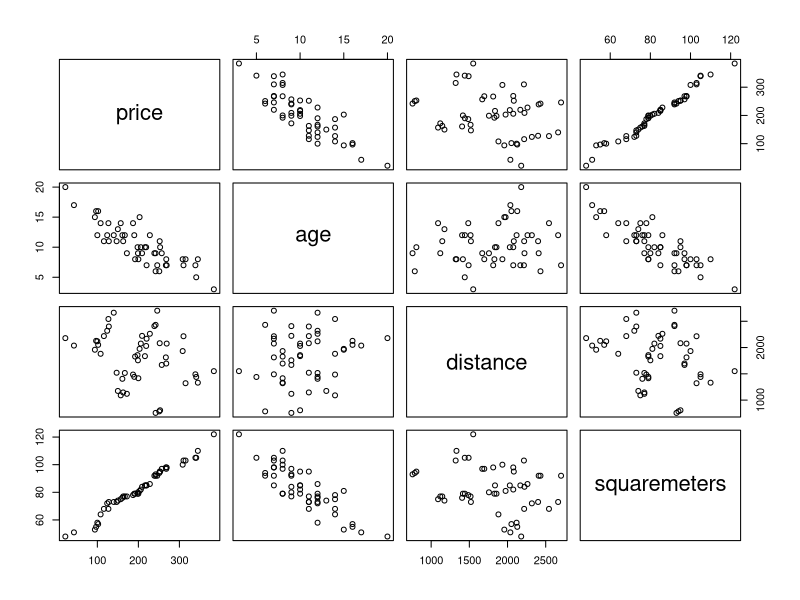
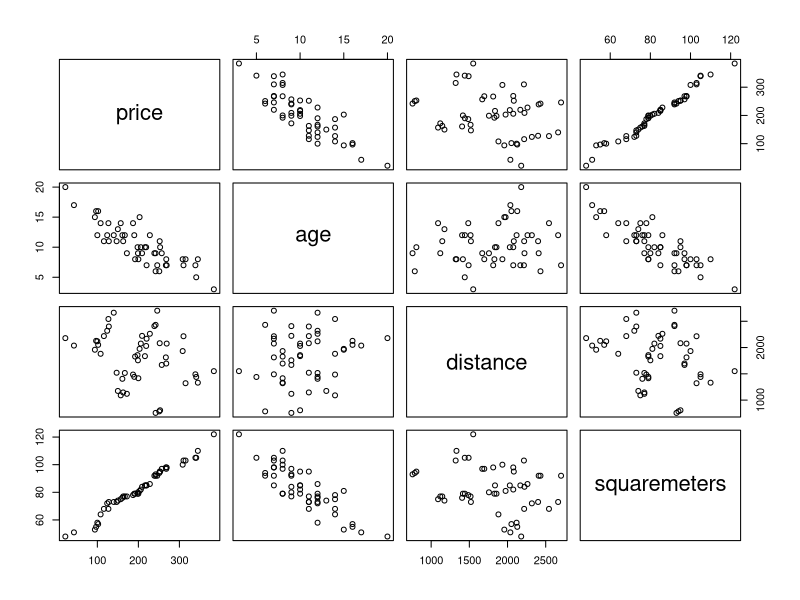
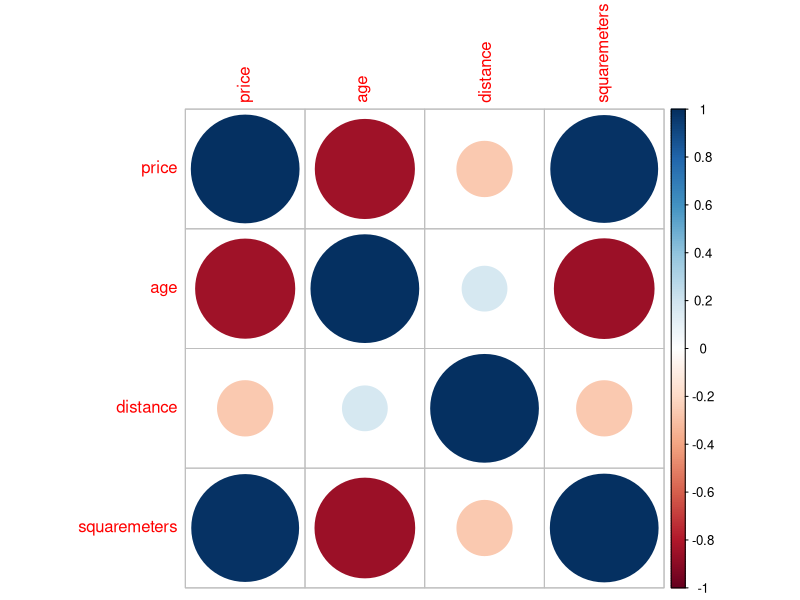
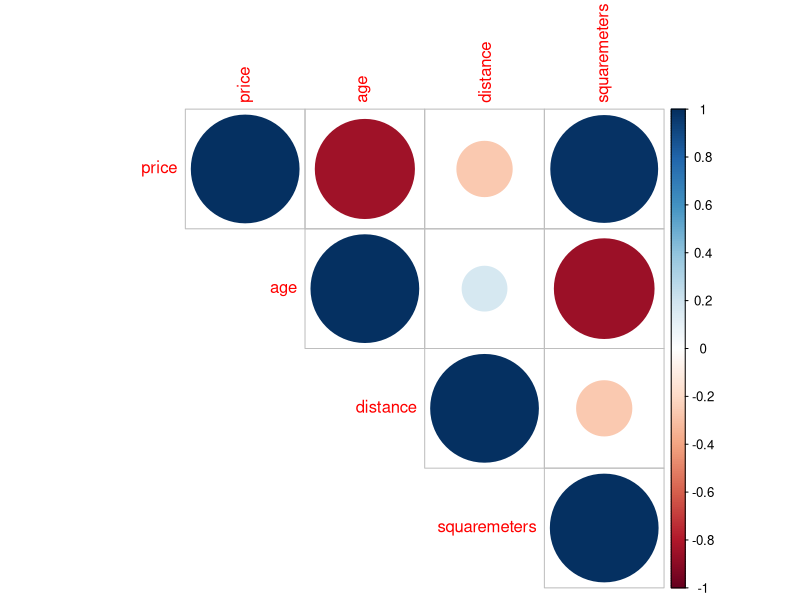
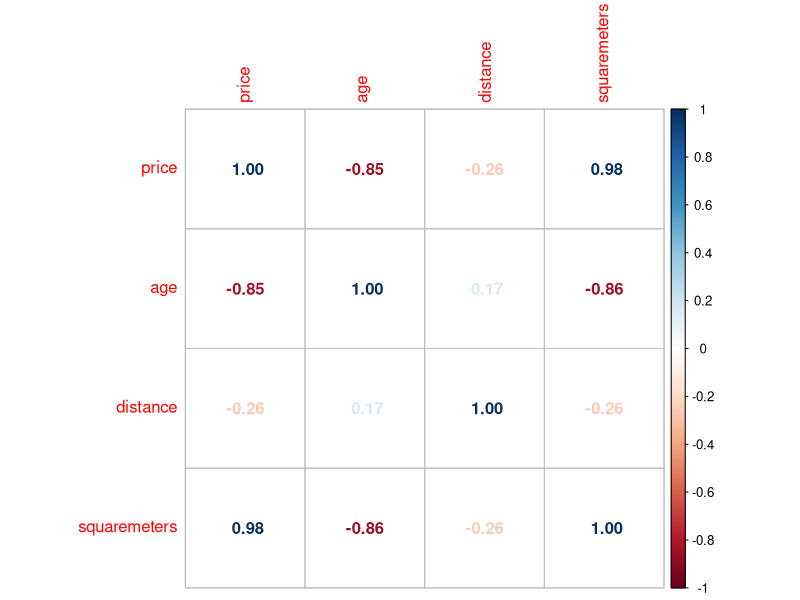
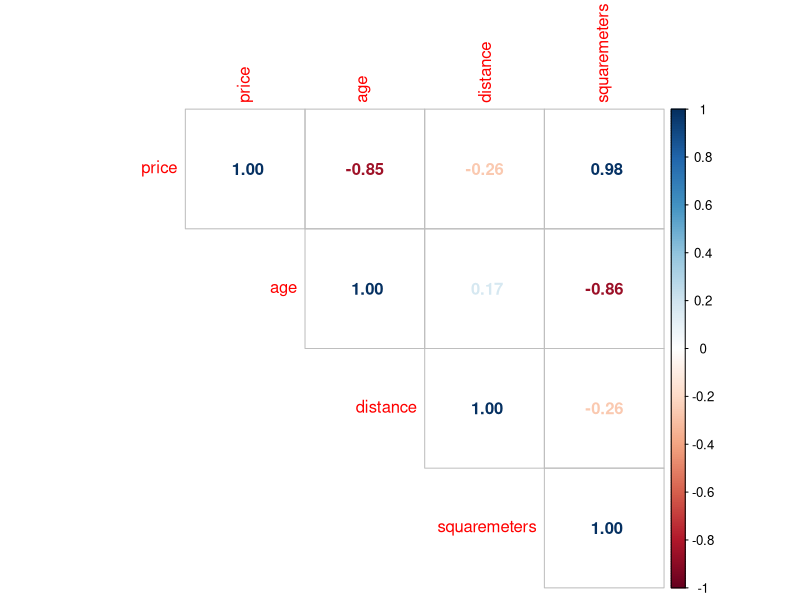
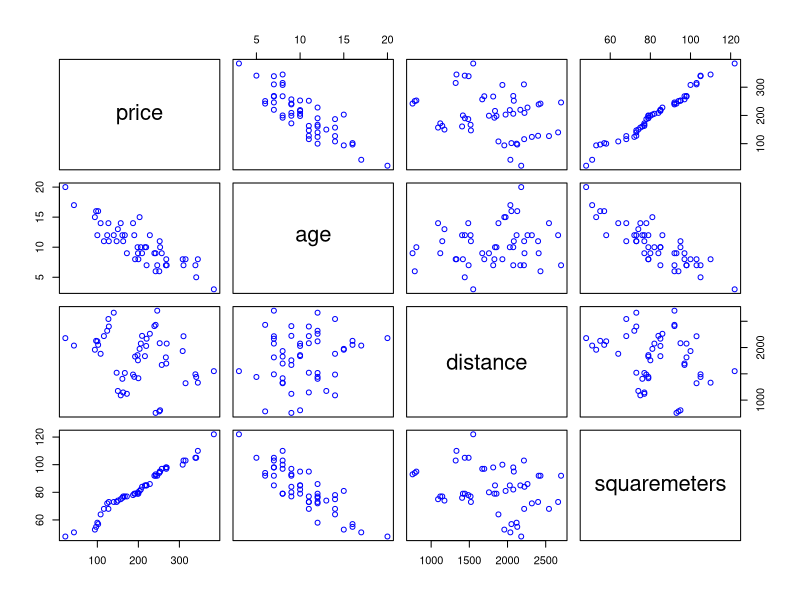
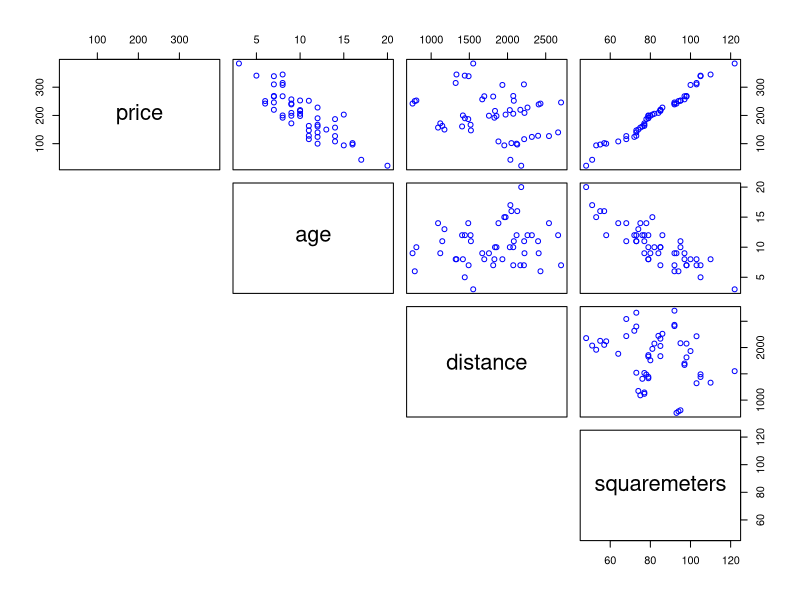

Source code (R) for these figures, in order:

# Problem 1
 
 
#Data management
 
price=c(22,43,94,97,102,100,108,116,127,124,128,140,147,150,157,161,163,167,172,187,190,192,198,200,199,203,206,209,216,220,219,228,242,239,246,242,251,253,252,257,268,267,269,308,310,315,341,339,345,384)
age=c(20,17,15,16,16,12,14,11,14,12,11,12,11,13,14,12,11,12,9,14,12,8,10,8,9,15,10,9,10,7,10,12,6,9,7,9,6,10,11,9,8,7,7,8,7,8,5,7,8,3)
distance=c(2179.20,2037.31,1958.00,2127.46,2050.94,2118.53,1881.12,2217.83,2542.82,2318.64,2400.16,2662.59,1520.63,1174.14,1090.54,1405.14,1145.74,1516.11,1119.62,1485.95,1442.10,1828.04,1855.47,1415.84,1756.92,1974.66,2075.34,2222.04,1836.08,2167.76,2030.01,2261.58,2431.54,2407.86,2701.02,756.35,785.57,806.42,2082.34,1668.96,1695.67,1812.48,2075.08,1932.88,2214.88,1321.14,1439.98,1490.56,1331.46,1550.86)
squaremeters=c(48,51,53,55,57,58,64,68,68,72,73,73,73,74,75,76,77,77,77,78,79,79,79,79,80,81,82,84,85,85,85,86,92,92,92,93,94,95,95,97,97,98,98,100,103,103,105,105,110,122)
data=data.frame(price, age, distance, squaremeters)
data

#Normality
library(dplyr)
library(nortest)

 
# Solution 1 on normality test
ks.test(data$price, "pnorm", mean(price), sd(price))
ad.test(data$price) # Anderson-Darling normality test

# Solution 2
data%>% summarise(statistic = ks.test(price, "pnorm", mean(price), sd(price))$statistic, p.value = ks.test(price, "pnorm", mean(price), sd(price))$p.value)
data%>% summarise(statistic = ad.test(price)$statistic, p.value = ad.test(price)$p.value)


#normality test on age 
ks.test(data$age, "pnorm", mean(age), sd(age))
ad.test(data$age)
  
#normality test on distance 
ks.test(data$distance, "pnorm", mean(distance), sd(distance))
ad.test(data$distance)

#Normality test on squaremeters
ks.test(data$squaremeters, "pnorm", mean(squaremeters), sd(squaremeters))
ad.test(data$squaremeters)

#Correlation
#Compute the correlation coefficient for all pairwise combinations of the variables
#Constract all the scatter plots
#install.packages("Hmisc")
library(Hmisc)

# Solution 1
rcorr(as.matrix(data))

# Solution 2
data%>% as.matrix %>% rcorr()

# Solution 1
plot(data)

# Solution 2
data%>% plot()

# Solution 3
#install.packages("corrplot")
library(corrplot)
correlations = cor(data)
correlations
corrplot(correlations, method = "circle")


corrplot(correlations, method = "circle", type="upper") # Display only the upper panel

corrplot(correlations, method = "number") # Display the correlation coefficients 
corrplot(correlations, method = "number", type="upper") # Display only the upper panel

# Instead of the plot function, you can use the pairs function
pairs(data, col = "blue")

# Display only the upper panel
pairs(data, col = "blue", lower.panel = NULL)

# For a better visualization tool, we 
# can use the "psych" package and the pairs.panel() function

library(psych)
pairs.panels(data, ellipses=FALSE)



#Simple Linear Regression
# - lm: Fitting Linear Models
fit<-lm(price~age,data = data) # Fit a linear model 
 
summary(fit) # price=410.359-19.971*age

anova(fit) # Ηο: b1=0 vs H1: b1≠0

#Examine the hypothesis that the standardized residuals e are random and follow the Normal distribution

standardized.residuals=rstandard(fit)

Mean.Stand=mean(standardized.residuals)
sd.Stand=sd(standardized.residuals)
ks.test(standardized.residuals, "pnorm", Mean.Stand, sd.Stand)
library(nortest)                           
lillie.test(standardized.residuals)        # small variation of the K-S test
shapiro.test(standardized.residuals)       # Shapiro-Wilk normality test
ad.test(standardized.residuals)            # Anderson-Darling normality test

#Examine the hypothesis that the studentized residuals have constant variance. 

studentized.res = rstudent(fit)
# Alternatively, use function studres of MASS package
library(MASS)
studentized.res = studres(fit) 

##
# For scatterplot  (Χ,e studentized):
#install.packages('MASS')

library(ggplot2)
library(dplyr)
ggplot(data,aes(x = age, y = studentized.res)) + 
  geom_point() +
  ylab("Studentized Residuals")+
  xlab("age")


# For scatterplot (Υ-predicted,e studentized)   
ggplot(data, aes(x = predict(fit) %>% scale, y = studentized.res)) +
  geom_point() +
  ylab("Studentized Residuals") +
  xlab("Standardised Predicted Value")

# For scatterplot (Υ,Υ-predicted)  
ggplot(data, aes(x = price, y = predict(fit) %>% scale)) +
  geom_point() +
  ylab("Standardised Predicted Value") +
  xlab("price")

#Residuals' Independency -  Durbin-Watson Test for Autocorrelated Errors
library(car)
durbinWatsonTest(fit)
# The Durbin-Watson statistic will always have a value ranging between 0 and 4.
# A value of 2.0 indicates there is no autocorrelation detected in the sample.
# Values from 0 to less than 2 point to positive autocorrelation 
# and values from 2 to 4 means negative autocorrelation
# H0 (null hypothesis): There is no correlation among the residuals. rho = 0
# HA (alternative hypothesis): The residuals are autocorrelated. rho != 0

library(lmtest)
dwtest(fit, alternative = "two.sided") # alternative function for Durbin-Watson test


# Multiple linear regression
#that relates the property’s price to the property’s age, its distance from the city center, and its square meters. 
fit1 = lm(price ~ age + distance + squaremeters, data = data)
summary(fit1)
 
anova(fit1) # Compute an analysis of variance table for one or more linear model fits
# The table  contains F statistics (and P values) comparing the mean square for the row to the residual mean square.
# If more than one object is specified, the table has a row for the residual degrees of freedom and sum of squares for each model.

par(mfrow=c(2, 2))
plot(fit1)

library(car)
durbinWatsonTest(fit1)

library(lmtest)

bptest(fit1) #Breusch-Pagan test

dwtest(fit1)
